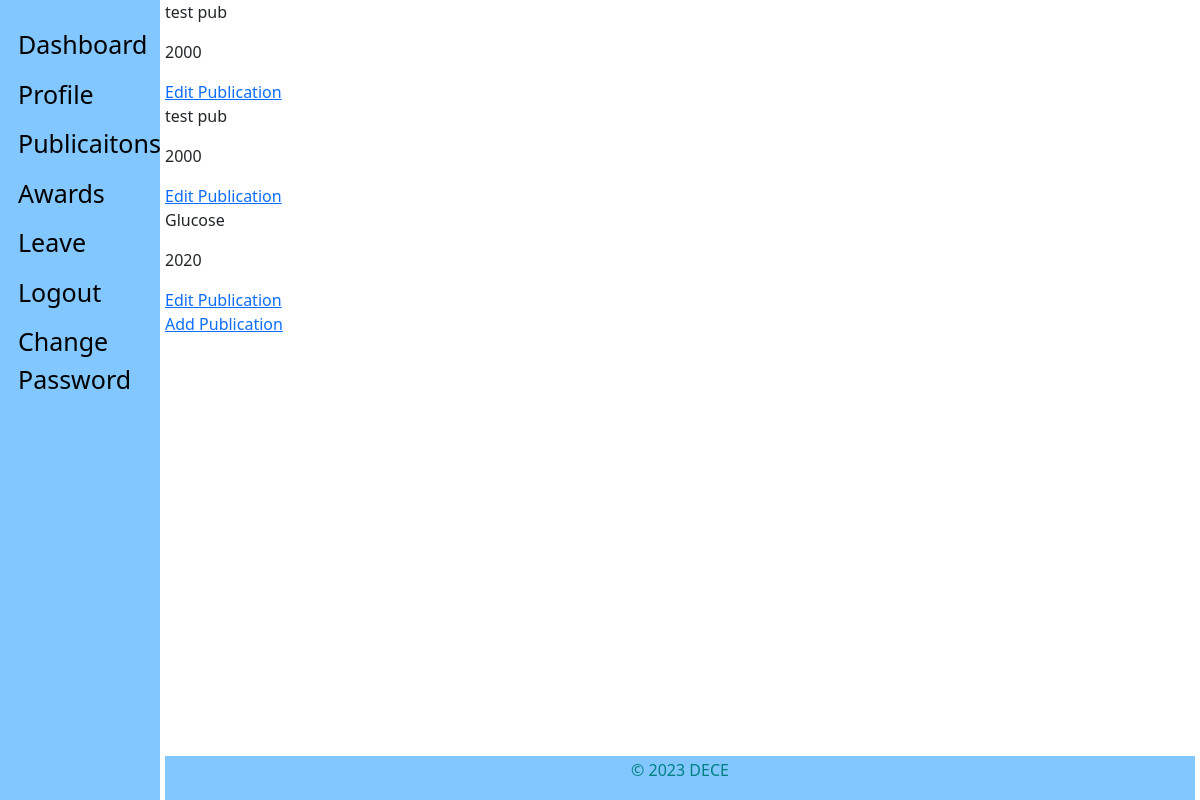
The app's page /staff_view/publications/ (signed in) with its own data.
### staff_app/models.py (models this page shows, shortened)
class Publications(models.Model):
    user = models.ForeignKey(CustomUser, on_delete=models.CASCADE, default=1)
    title = models.CharField(max_length=100, verbose_name=_(
        'Title'), null=True, blank=False)
    year = models.IntegerField(verbose_name=_('Year'), null=True)
    updated = models.DateTimeField(auto_now=True, auto_now_add=False)
    created = models.DateTimeField(auto_now=False, auto_now_add=True)
    class Meta:
        verbose_name = _('Publication')
        verbose_name_plural = _('Publications')
        ordering = ['-created']

### staff_app/views.py (the view)
# urls.py: path('publications/', views.view_publications, name="publication"),
def view_publications(request):
    if not request.user.is_authenticated:
        return redirect('hris:home')
    if Publications.objects.filter(user_id=request.user.id).exists():
        publications = Publications.objects.filter(user_id=request.user.id)
    else:
        publications = []
    context = {
        "object": publications
    }
    return render(request, "staff/staff_publications.html", context)

### templates/staff/staff_publications.html (shortened to what this page needs)
{% extends 'base.html' %}
{% block content %}
    {% if not object %}
        <p>No Publications</p>
    {% else %}
        {% for instance in object %}
            <p>{{instance.title}}</p>
            <p>{{instance.year}}</p>
            <a href="{% url 'staff:publication-edit' instance.id %}"> Edit Publication</a>
        {% endfor %}
    {% endif %}
    <a href="{% url 'staff:publication-add' %}"> Add Publication</a>
{% endblock content %}

### records on screen
Publications: title "test pub", year "2000"
Publications: title "test pub", year "2000"
Publications: title "Glucose", year "2020"
